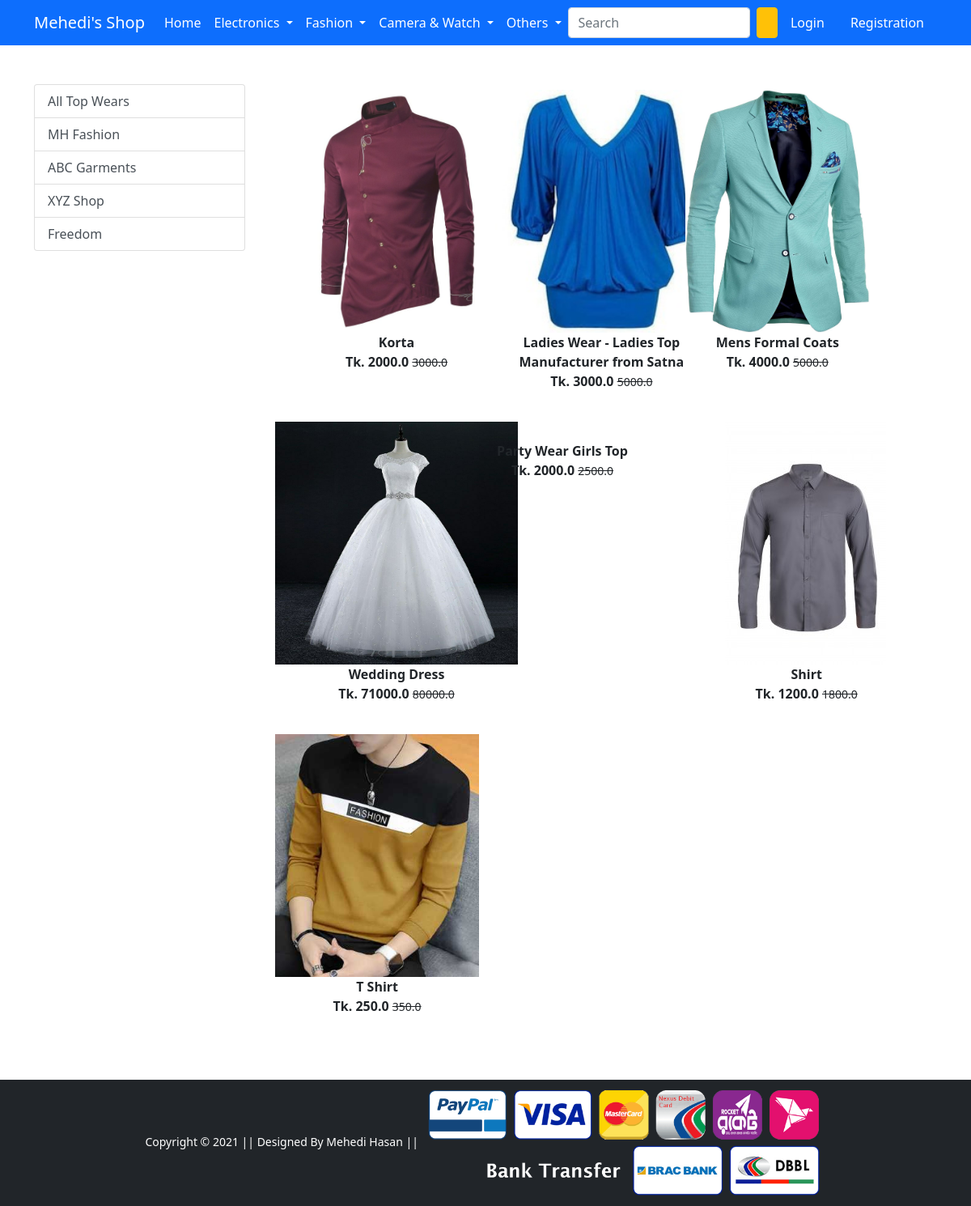
/twear/, run on the app's committed database.
### app/models.py (models this page shows, shortened)
class Product(models.Model):
    title = models.CharField(max_length=100)
    selling_price = models.FloatField()
    discounted_price = models.FloatField()
    description = models.TextField()
    brand = models.CharField(max_length=100)
    category = models.CharField(choices=CATEGORY_CHOICES, max_length=10)
    product_image = models.ImageField(upload_to = 'productimg')

### app/views.py (the view)
# urls.py: path('twear/', views.TopWear, name='twear'),
def TopWear(request, data = None):
    if data == None:
        topwears = Product.objects.filter(category= 'TW')
    elif data =='MH_Fashion' or data =='ABC_Garments' or data =='XYZ_Shop' or data =='Freedom':
        topwears = Product.objects.filter(category= 'TW').filter(brand = data)
    return render(request, 'app/twear.html', {'topwears': topwears})

### app/templates/app/twear.html (shortened to what this page needs)
{% extends 'app/base.html' %}
{% load static %}
{% block main-content %}
<div class="container my-5">
 <div class="row">
  <div class="col-sm-3">
   <div class="list-group">
        <a href="{% url 'twear' %}" class="list-group-item list-group-item-action" aria-current="true">All Top Wears</a>
        <a href="{% url 'tweardata' 'MH_Fashion' %}" class="list-group-item list-group-item-action" aria-current="true">MH Fashion</a>
        <a href="{% url 'tweardata' 'ABC_Garments' %}" class="list-group-item list-group-item-action" aria-current="true">ABC Garments</a>
        <a href="{% url 'tweardata' 'XYZ_Shop' %}" class="list-group-item list-group-item-action" aria-current="true">XYZ Shop</a>
        <a href="{% url 'tweardata' 'Freedom' %}" class="list-group-item list-group-item-action" aria-current="true">Freedom</a>
   </div>
  </div>
  <div class="col-sm-8">
    <div class="row">
     {% for product in topwears %}
        <div class="col-sm-4 text-center mb-4">
         <a href={% url 'product-detail' product.id %} class="btn">
          <div class="item">
            <img src="{{product.product_image.url}}" alt="" height="300" class="">
             <div class="fw-bold">{{product.title}}</div>
             <div class="fw-bold">Tk. {{product.discounted_price}}
             <small class="fw-light text-decoration-line-through">{{product.selling_price}}</small></div>
          </div>
         </a>
        </div>
      {% endfor %}
    </div>
  </div>
 </div>
</div>
{% endblock main-content %}

### data on the page
Product: product_image (picture), title "Korta", discounted_price "2000.0", selling_price "3000.0"
Product: product_image (picture), title "Ladies Wear - Ladies Top Manufacturer from Satna", discounted_price "3000.0", selling_price "5000.0"
Product: product_image (picture), title "Mens Formal Coats", discounted_price "4000.0", selling_price "5000.0"
Product: product_image (picture), title "Wedding Dress", discounted_price "71000.0", selling_price "80000.0"
Product: title "Party Wear Girls Top", discounted_price "2000.0", selling_price "2500.0"
Product: product_image (picture), title "Shirt", discounted_price "1200.0", selling_price "1800.0"
Product: product_image (picture), title "T Shirt", discounted_price "250.0", selling_price "350.0"
